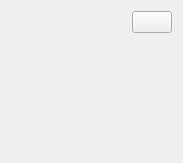
<?xml version="1.0" encoding="UTF-8"?>
<ui version="4.0">
 <class>GrabAreaWidget</class>
 <widget class="QWidget" name="GrabAreaWidget">
  <property name="geometry">
   <rect>
    <x>0</x>
    <y>0</y>
    <width>183</width>
    <height>163</height>
   </rect>
  </property>
  <property name="windowTitle">
   <string notr="true">LED Widget</string>
  </property>
  <layout class="QVBoxLayout" name="verticalLayout">
   <item>
    <layout class="QHBoxLayout" name="horizontalLayout_2">
     <item>
      <spacer name="horizontalSpacer_3">
       <property name="orientation">
        <enum>Qt::Horizontal</enum>
       </property>
       <property name="sizeHint" stdset="0">
        <size>
         <width>1</width>
         <height>1</height>
        </size>
       </property>
      </spacer>
     </item>
     <item>
      <widget class="QPushButton" name="button_OpenConfig">
       <property name="text">
        <string/>
       </property>
      </widget>
     </item>
    </layout>
   </item>
   <item>
    <spacer name="verticalSpacer">
     <property name="orientation">
      <enum>Qt::Vertical</enum>
     </property>
     <property name="sizeHint" stdset="0">
      <size>
       <width>1</width>
       <height>1</height>
      </size>
     </property>
    </spacer>
   </item>
  </layout>
 </widget>
 <resources/>
 <connections/>
</ui>
